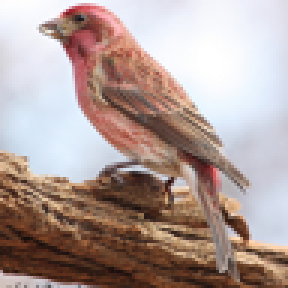
#> input picture ex06/image_1.png, 96 x 96 px (shown 3 times larger)
$ python main.py
#> lines starting #> are read from the running program, lines starting #| are printed output that depends on the picture
# SCC0251 (2022/1)
# Assignment 6 - Color Image Processing and Segmentation
#
# Lucas Viana Vilela
# 10748409

import random
from enum import Enum

import imageio
import numpy as np
from numpy.typing import NDArray


class PixelAttributeOption(Enum):
    """Option for pixel attributes."""

    RGB = 1
    RGBxy = 2
    Luminance = 3
    LuminanceXY = 4


def norm(img: NDArray, new_max=255) -> NDArray:
    """
    Normalize a single channel image (e.g. grayscale).

    Parameters
    ----------
    img: the image to be normalized
    new_max: the largest value in the normalized image, default 255

    Returns
    -------
    The normalized image
    """
    max_value, min_value = img.max(), img.min()
    return (((img - min_value) / (max_value - min_value)) * new_max).astype(np.float32)


def multi_channel_norm(img: NDArray, new_max=255) -> NDArray:
    """
    Normalize a single channel image (e.g. grayscale).

    Parameters
    ----------
    img: the image to be normalized
    new_max: the largest value in the normalized image, default 255

    Returns
    -------
    The normalized image
    """
    normalized = img.copy()
    for i in range(img.shape[2]):
        img[:, :, i] = norm(img[:, :, i], new_max)
    return normalized


def rmse(image1: NDArray[np.float32], image2: NDArray[np.float32]) -> float:
    """
    Calculate the Root Mean Square Error (RMSE) between two single channel images (e.g.: grayscale).

    This method is not order-sensitive and assumes that both matrices have the same shape.

    Returns
    -------
    float: the error between the two matrices
    """
    m, n = image1.shape
    return np.sqrt(np.sum((image1 - image2) ** 2) / (m * n))


def multi_channel_rmse(image1: NDArray, image2: NDArray) -> float:
    """
    Calculate the Root Mean Square Error (RMSE) between two multi channel images (e.g.: RGB).

    This method is not order-sensitive and assumes that both matrices have the same shape.

    Returns
    -------
    float: the error between the two matrices
    """
    acc = 0
    for i in range(n_channels := image1.shape[2]):
        acc += rmse(image1[:, :, i], image2[:, :, i])
    return acc / n_channels


def grayscale(img: NDArray) -> NDArray[np.number]:
    """
    Convert a colored image (RGB) to grayscale using the Luminance weights.

    Parameters
    ----------
    img: the image to be normalized

    Returns
    -------
    The grayscale image
    """
    grayscale_transform = [0.299, 0.587, 0.114]
    return img.dot(grayscale_transform)


def reshape(matrix: NDArray) -> NDArray:
    """Reshape a "matrix" in which each element may be a numpy array to a "row" array, maintaining each element as it is."""
    n_channels = matrix.shape[2] if len(matrix.shape) == 3 else 1
    m, n = matrix.shape[:2]
    return matrix.reshape((m * n, n_channels))


def coordinates_matrix(m: int, n: int) -> NDArray:
    """
    Generate a matrix in which each element is an array containing that element's row and column index.

    Parameters
    ----------
    m: number of rows in the matrix
    n: number of columns in the matrix

    Returns
    -------
    The matrix containing the coordinates
    """
    x_coords = np.tile(np.arange(m).reshape((m, 1)), (1, n)).reshape((m * n, 1))
    y_coords = np.tile(np.arange(n).reshape((1, n)), (m, 1)).reshape((m * n, 1))
    return np.concatenate((x_coords, y_coords), axis=1)


def euclidian_dist(p: NDArray[np.float32], q: NDArray[np.float32], axis=1) -> NDArray:
    """Calculate the euclidian distance between two given R^N vectors of same shape."""
    return ((p - q) ** 2).sum(axis=axis) / p.shape[0]


def parse_dataset_from_img(img: NDArray, option: PixelAttributeOption) -> NDArray:
    """Convert an image to a dataset with the chosen attributes."""
    evaluate = {
        PixelAttributeOption.RGB: lambda img: reshape(img),
        PixelAttributeOption.RGBxy: lambda img: np.concatenate(
            (reshape(img), coordinates_matrix(*img.shape[:2])), axis=1
        ),
        PixelAttributeOption.Luminance: lambda img: reshape(grayscale(img)),
        PixelAttributeOption.LuminanceXY: lambda img: np.concatenate(
            (reshape(grayscale(img)), coordinates_matrix(*img.shape[:2])), axis=1
        ),
    }[option]

    return evaluate(img)


def parse_img_from_features(features: NDArray, option: PixelAttributeOption) -> NDArray:
    """Convert a matrix of features (according to the chosen attributes) into an RGB or grayscale image."""
    evaluate = {
        PixelAttributeOption.RGB: lambda R, G, B: [R, G, B],
        PixelAttributeOption.RGBxy: lambda R, G, B, x, y: [R, G, B],
        PixelAttributeOption.Luminance: lambda l: l,
        PixelAttributeOption.LuminanceXY: lambda l, x, y: l,
    }[option]

    multi_channel = {
        PixelAttributeOption.RGB: True,
        PixelAttributeOption.RGBxy: True,
        PixelAttributeOption.Luminance: False,
        PixelAttributeOption.LuminanceXY: False,
    }[option]

    m, n = features.shape[:2]
    img = np.zeros((m, n, 3) if multi_channel else (m, n))

    for i in range(m):
        for j in range(n):
            img[i, j] = (
                evaluate(*features[i, j])
                if option != PixelAttributeOption.Luminance
                else evaluate(features[i, j])
            )

    return img.astype(np.float32)


def k_means(k: int, img: NDArray, n_iterations: int, seed: int) -> NDArray:
    """
    Partition an image to a given number of cluster.

    Parameters
    ----------
    k: number of clusters
    img: target image
    n_iterations: maximum number of iterations to be executed
    seed: seed to use in random generations

    Returns
    -------
    The clusterized image
    """
    m, n = img.shape[:2]
    clusters = np.zeros(m * n).astype(np.float32)
    features = parse_dataset_from_img(img, attributes)
    _, n_attributes = features.shape

    # initialize centroids
    random.seed(seed)
    centroids = features[random.sample(range(m * n), k)]

    for _ in range(n_iterations):
        # calculate distances between each pixel and each centroid
        distances = np.empty((m * n, 0))
        for centroid in centroids:
            centroid_vec = np.full((m * n, n_attributes), centroid)
            curr_distances = euclidian_dist(features, centroid_vec).reshape((m * n, 1))
            distances = np.append(distances, curr_distances, axis=1)

        # assign each pixel to closest centroid
        clusters = distances.argmin(axis=1)

        # recalculate centroids
        prev_centroids = centroids.copy()
        for i in range(k):
            centroids[i] = np.mean(features[clusters == i], axis=0)

        # check convergence
        if (prev_centroids == centroids).all():
            break

    # apply the clusters values to each pixel
    # and reshape to match the image's shape
    output = centroids[clusters].reshape(
        (*img.shape[:2], centroids.shape[1])
        if len(centroids.shape) == 2
        else img.shape[:2]
    )
    return parse_img_from_features(output, attributes)


if __name__ == "__main__":
    # read input
    input_img_filename = input().strip()
#> the answer given: image_1.png
    ref_img_filename = input().strip()
#> the answer given: image_2.png
    attributes = PixelAttributeOption(int(input().strip()))
#> the answer given: 1
    n_clusters = int(input().strip())
#> the answer given: 3
    n_iterations = int(input().strip())
#> the answer given: 3
    seed = int(input().strip())
#> the answer given: 3

    # setup
    input_img = imageio.imread(input_img_filename).astype(np.float32)
    ref_img = imageio.imread(ref_img_filename).astype(np.float32)
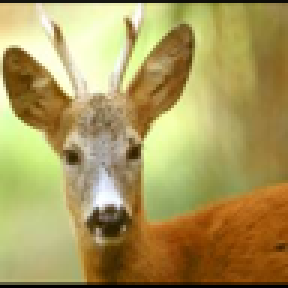
#> input picture ex06/image_2.png, 96 x 96 px (shown 3 times larger)
    multi_channel = len(ref_img.shape) == 3
#> multi_channel = True

    # apply k-means and normalize the output
    clusterized_img = k_means(n_clusters, input_img, n_iterations, seed)
#> in k_means, `centroids = features[random.sample(range(m * n), k)]`: centroids = [[176, 136, 109], [119, 74, 45], [197, 154, 167]]
#> the loop in k_means, `for _ in range(n_iterations):` made 3 passes
#> prev_centroids on pass 1: [[176, 136, 109], [119, 74, 45], [197, 154, 167]]
#> after the loop in k_means, `for _ in range(n_iterations):`: centroids = [[171.5, 129.6, 110.6], [91.23, 57.1, 42.5], [226.4, 229.4, 238.1]]
#> in k_means, `output = centroids[clusters].reshape( (*img.shape[:2], centroids.shape..`:
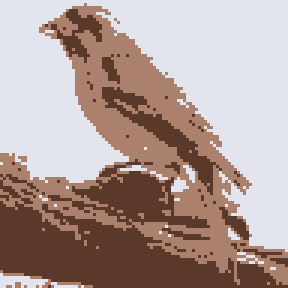
#> output: shape (96, 96, 3) float32 (shown 3 times larger); mean R, G, B 175.6, 156.9, 152.2
    output_img = (
        multi_channel_norm(clusterized_img) if multi_channel else norm(clusterized_img)
    )
#> the loop in multi_channel_norm, `for i in range(img.shape[2]):` made 3 passes
#> (max_value in norm, min_value in norm) on passes 1 to 3: (226.4, 91.23), (229.4, 57.1), (238.1, 42.5)
#> after the loop in multi_channel_norm, `for i in range(img.shape[2]):`:
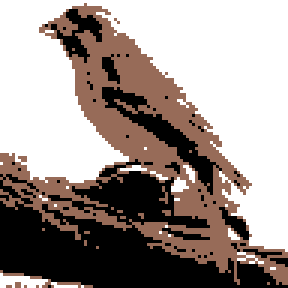
#> img: shape (96, 96, 3) float32 (shown 3 times larger); mean R, G, B 159.2, 147.8, 143

    # output the RMSE
    root_squared_error = (
        multi_channel_rmse(ref_img, output_img)
        if multi_channel
        else rmse(ref_img, output_img)
    )
#> the loop in multi_channel_rmse, `for i in range(n_channels := image1.shape[2]):` made 3 passes
#> acc on passes 1 to 3: 70.61, 164.5, 285.4
#> after the loop in multi_channel_rmse, `for i in range(n_channels := image1.shape[2]):`: acc = 285.4
#> root_squared_error = 95.12
    print(round(root_squared_error, 4))
#| 95.1207
